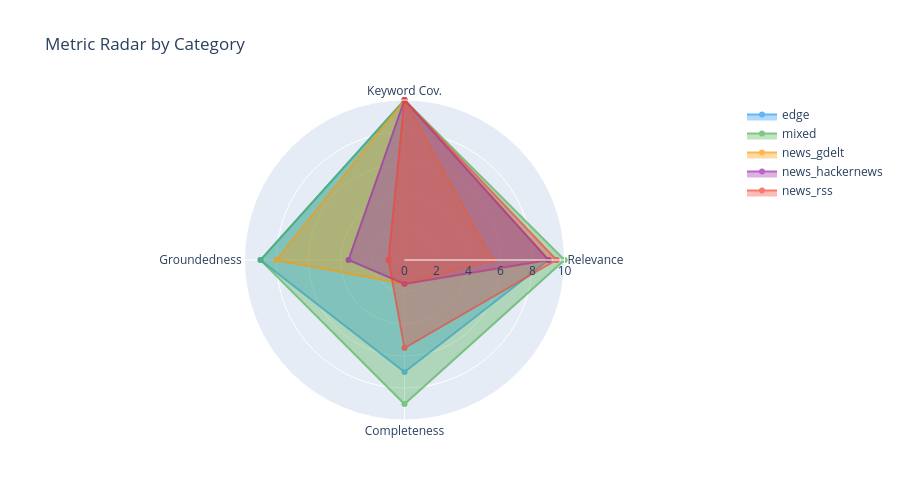

Notebook cell for this chart:
### Code cell
# ── 7.3 Radar chart: average metrics per category ────────────────────────────
cat_avg = df.groupby("category")[["relevance", "keyword", "groundedness", "completeness"]].mean()
cat_avg["keyword"] *= 10  # normalise to 0–10

metrics = ["relevance", "keyword", "groundedness", "completeness"]
metric_labels = ["Relevance", "Keyword Cov.", "Groundedness", "Completeness"]

fig_radar = go.Figure()
colors = ["#2196F3", "#4CAF50", "#FF9800", "#9C27B0", "#F44336"]

for (cat, row), color in zip(cat_avg.iterrows(), colors):
    values = row[metrics].tolist()
    fig_radar.add_trace(go.Scatterpolar(
        r=values + [values[0]],
        theta=metric_labels + [metric_labels[0]],
        fill="toself",
        name=cat,
        line_color=color,
        opacity=0.7,
    ))

fig_radar.update_layout(
    polar=dict(radialaxis=dict(visible=True, range=[0, 10])),
    title="Metric Radar by Category",
    height=500,
)
fig_radar.show()

### Figure 1 — Plotly figure (JSON) as saved in the notebook; plotly's stock layout.template omitted (floating-point values rounded to 4 significant figures)
{"data": [{"fill": "toself", "line": {"color": "#2196F3"}, "name": "edge", "opacity": 0.7, "r": [9, 10, 9, 7, 9], "theta": ["Relevance", "Keyword Cov.", "Groundedness", "Completeness", "Relevance"], "type": "scatterpolar"}, {"fill": "toself", "line": {"color": "#4CAF50"}, "name": "mixed", "opacity": 0.7, "r": [10, 10, 9, 9, 10], "theta": ["Relevance", "Keyword Cov.", "Groundedness", "Completeness", "Relevance"], "type": "scatterpolar"}, {"fill": "toself", "line": {"color": "#FF9800"}, "name": "news_gdelt", "opacity": 0.7, "r": [5.5, 10, 8, 1.5, 5.5], "theta": ["Relevance", "Keyword Cov.", "Groundedness", "Completeness", "Relevance"], "type": "scatterpolar"}, {"fill": "toself", "line": {"color": "#9C27B0"}, "name": "news_hackernews", "opacity": 0.7, "r": [9, 10, 3.5, 1.5, 9], "theta": ["Relevance", "Keyword Cov.", "Groundedness", "Completeness", "Relevance"], "type": "scatterpolar"}, {"fill": "toself", "line": {"color": "#F44336"}, "name": "news_rss", "opacity": 0.7, "r": [9.5, 10, 1, 5.5, 9.5], "theta": ["Relevance", "Keyword Cov.", "Groundedness", "Completeness", "Relevance"], "type": "scatterpolar"}], "layout": {"height": 500, "polar": {"radialaxis": {"range": [0, 10], "visible": true}}, "title": {"text": "Metric Radar by Category"}}}
